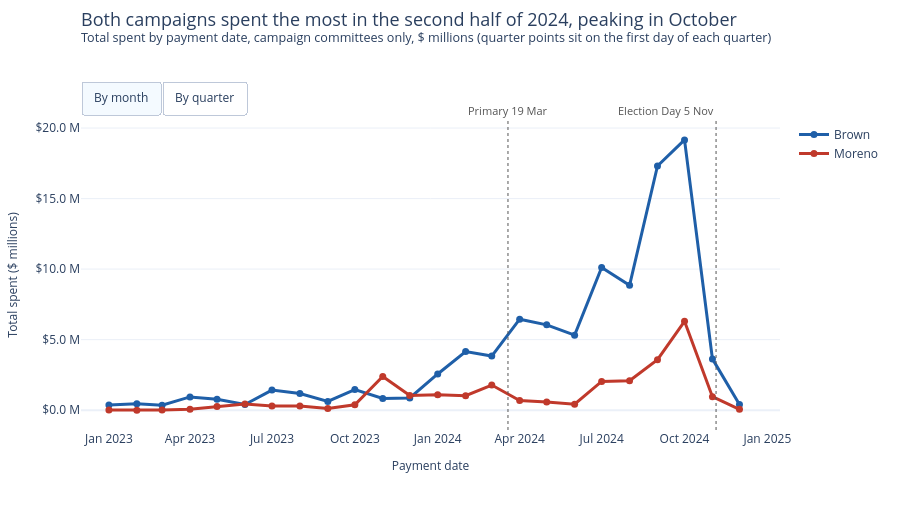

Notebook code cell kept with this figure:
### Code cell
# Chart 2: spending by month and quarter
month_dates = pd.to_datetime(monthly.index + "-01")
quarter_dates = pd.to_datetime([q[:4] + "-" + str((int(q[-1]) - 1) * 3 + 1).zfill(2) + "-01" for q in quarterly.index])
month_labels = list(month_dates.strftime("%b %Y"))
quarter_labels = [q[:4] + " Q" + q[-1] for q in quarterly.index]

fig = go.Figure()
for table, dates, labels, unit in [(monthly, month_dates, month_labels, "month"), (quarterly, quarter_dates, quarter_labels, "quarter")]:
    for who in ["Brown", "Moreno"]:
        fig.add_trace(go.Scatter(
            x=dates, y=table[who] / 1e6, name=who, mode="lines+markers", visible=(unit == "month"),
            line={"color": COLORS[who], "width": 3}, marker={"size": 7},
            text=labels, customdata=table[who].to_numpy(),
            hovertemplate=who + " (%{text}): $%{customdata:,.0f}<extra></extra>"))

fig.update_layout(hovermode="x unified", updatemenus=[{
    "type": "buttons", "direction": "right", "x": 0, "xanchor": "left", "y": 1.02, "yanchor": "bottom",
    "buttons": [{"label": "By month", "method": "update", "args": [{"visible": [True, True, False, False]}]},
                {"label": "By quarter", "method": "update", "args": [{"visible": [False, False, True, True]}]}]}])
style_chart(fig, "Both campaigns spent the most in the second half of 2024, peaking in October",
            "Total spent by payment date, campaign committees only, $ millions (quarter points sit on the first day of each quarter)",
            xtitle="Payment date", ytitle="Total spent ($ millions)", money=True)
fig.update_xaxes(range=["2022-12-01", "2025-01-15"])
add_key_dates(fig)
fig.write_html(OUT + "02_spending_over_time.html", include_plotlyjs="cdn")
fig.show()

### Figure 1 — Plotly figure (JSON) as saved in the notebook; plotly's stock layout.template omitted (floating-point values rounded to 4 significant figures)
{"data": [{"customdata": [358200.0, 449100.0, 343100.0, 937900.0, 776100.0, 395000.0, 1421000.0, 1176000.0, 615300.0, 1454000.0, 830300.0, 865200.0, 2564000.0, 4154000.0, 3833000.0, 6450000.0, 6048000.0, 5316000.0, 10120000.0, 8852000.0, 17310000.0, 19160000.0, 3634000.0, 400900.0], "hovertemplate": "Brown (%{text}): $%{customdata:,.0f}<extra></extra>", "line": {"color": "#1f5fa8", "width": 3}, "marker": {"size": 7}, "mode": "lines+markers", "name": "Brown", "text": ["Jan 2023", "Feb 2023", "Mar 2023", "Apr 2023", "May 2023", "Jun 2023", "Jul 2023", "Aug 2023", "Sep 2023", "Oct 2023", "Nov 2023", "Dec 2023", "Jan 2024", "Feb 2024", "Mar 2024", "Apr 2024", "May 2024", "Jun 2024", "Jul 2024", "Aug 2024", "Sep 2024", "Oct 2024", "Nov 2024", "Dec 2024"], "type": "scatter", "visible": true, "x": ["2023-01-01T00:00:00.000000", "2023-02-01T00:00:00.000000", "2023-03-01T00:00:00.000000", "2023-04-01T00:00:00.000000", "2023-05-01T00:00:00.000000", "2023-06-01T00:00:00.000000", "2023-07-01T00:00:00.000000", "2023-08-01T00:00:00.000000", "2023-09-01T00:00:00.000000", "2023-10-01T00:00:00.000000", "2023-11-01T00:00:00.000000", "2023-12-01T00:00:00.000000", "2024-01-01T00:00:00.000000", "2024-02-01T00:00:00.000000", "2024-03-01T00:00:00.000000", "2024-04-01T00:00:00.000000", "2024-05-01T00:00:00.000000", "2024-06-01T00:00:00.000000", "2024-07-01T00:00:00.000000", "2024-08-01T00:00:00.000000", "2024-09-01T00:00:00.000000", "2024-10-01T00:00:00.000000", "2024-11-01T00:00:00.000000", "2024-12-01T00:00:00.000000"], "y": [0.3582, 0.4491, 0.3431, 0.9379, 0.7761, 0.395, 1.421, 1.176, 0.6153, 1.454, 0.8303, 0.8652, 2.564, 4.154, 3.833, 6.45, 6.048, 5.316, 10.12, 8.852, 17.31, 19.16, 3.634, 0.4009]}, {"customdata": [870.7, 0.0, 4621.0, 62220.0, 250400.0, 427500.0, 297600.0, 291000.0, 112600.0, 381100.0, 2388000.0, 1036000.0, 1085000.0, 1025000.0, 1777000.0, 681800.0, 581500.0, 414900.0, 2035000.0, 2083000.0, 3576000.0, 6297000.0, 952100.0, 59490.0], "hovertemplate": "Moreno (%{text}): $%{customdata:,.0f}<extra></extra>", "line": {"color": "#c0392b", "width": 3}, "marker": {"size": 7}, "mode": "lines+markers", "name": "Moreno", "text": ["Jan 2023", "Feb 2023", "Mar 2023", "Apr 2023", "May 2023", "Jun 2023", "Jul 2023", "Aug 2023", "Sep 2023", "Oct 2023", "Nov 2023", "Dec 2023", "Jan 2024", "Feb 2024", "Mar 2024", "Apr 2024", "May 2024", "Jun 2024", "Jul 2024", "Aug 2024", "Sep 2024", "Oct 2024", "Nov 2024", "Dec 2024"], "type": "scatter", "visible": true, "x": ["2023-01-01T00:00:00.000000", "2023-02-01T00:00:00.000000", "2023-03-01T00:00:00.000000", "2023-04-01T00:00:00.000000", "2023-05-01T00:00:00.000000", "2023-06-01T00:00:00.000000", "2023-07-01T00:00:00.000000", "2023-08-01T00:00:00.000000", "2023-09-01T00:00:00.000000", "2023-10-01T00:00:00.000000", "2023-11-01T00:00:00.000000", "2023-12-01T00:00:00.000000", "2024-01-01T00:00:00.000000", "2024-02-01T00:00:00.000000", "2024-03-01T00:00:00.000000", "2024-04-01T00:00:00.000000", "2024-05-01T00:00:00.000000", "2024-06-01T00:00:00.000000", "2024-07-01T00:00:00.000000", "2024-08-01T00:00:00.000000", "2024-09-01T00:00:00.000000", "2024-10-01T00:00:00.000000", "2024-11-01T00:00:00.000000", "2024-12-01T00:00:00.000000"], "y": [0.0008707, 0.0, 0.004621, 0.06222, 0.2504, 0.4275, 0.2976, 0.291, 0.1126, 0.3811, 2.388, 1.036, 1.085, 1.025, 1.777, 0.6818, 0.5815, 0.4149, 2.035, 2.083, 3.576, 6.297, 0.9521, 0.05949]}, {"customdata": [1150000.0, 2109000.0, 3213000.0, 3150000.0, 10550000.0, 17810000.0, 36280000.0, 23200000.0], "hovertemplate": "Brown (%{text}): $%{customdata:,.0f}<extra></extra>", "line": {"color": "#1f5fa8", "width": 3}, "marker": {"size": 7}, "mode": "lines+markers", "name": "Brown", "text": ["2023 Q1", "2023 Q2", "2023 Q3", "2023 Q4", "2024 Q1", "2024 Q2", "2024 Q3", "2024 Q4"], "type": "scatter", "visible": false, "x": ["2023-01-01T00:00:00.000000", "2023-04-01T00:00:00.000000", "2023-07-01T00:00:00.000000", "2023-10-01T00:00:00.000000", "2024-01-01T00:00:00.000000", "2024-04-01T00:00:00.000000", "2024-07-01T00:00:00.000000", "2024-10-01T00:00:00.000000"], "y": [1.15, 2.109, 3.213, 3.15, 10.55, 17.81, 36.28, 23.2]}, {"customdata": [5491.0, 740100.0, 701200.0, 3806000.0, 3887000.0, 1678000.0, 7694000.0, 7309000.0], "hovertemplate": "Moreno (%{text}): $%{customdata:,.0f}<extra></extra>", "line": {"color": "#c0392b", "width": 3}, "marker": {"size": 7}, "mode": "lines+markers", "name": "Moreno", "text": ["2023 Q1", "2023 Q2", "2023 Q3", "2023 Q4", "2024 Q1", "2024 Q2", "2024 Q3", "2024 Q4"], "type": "scatter", "visible": false, "x": ["2023-01-01T00:00:00.000000", "2023-04-01T00:00:00.000000", "2023-07-01T00:00:00.000000", "2023-10-01T00:00:00.000000", "2024-01-01T00:00:00.000000", "2024-04-01T00:00:00.000000", "2024-07-01T00:00:00.000000", "2024-10-01T00:00:00.000000"], "y": [0.005491, 0.7401, 0.7012, 3.806, 3.887, 1.678, 7.694, 7.309]}], "layout": {"annotations": [{"font": {"color": "#555555", "size": 11}, "showarrow": false, "text": "Primary 19 Mar", "x": "2024-03-19", "xanchor": "center", "xref": "x", "y": 1, "yanchor": "bottom", "yref": "paper"}, {"font": {"color": "#555555", "size": 11}, "showarrow": false, "text": "Election Day 5 Nov", "x": "2024-11-05", "xanchor": "right", "xref": "x", "y": 1, "yanchor": "bottom", "yref": "paper"}], "font": {"size": 12}, "height": 520, "hovermode": "x unified", "legend": {"orientation": "v", "x": 1.02, "xanchor": "left", "y": 1, "yanchor": "top"}, "margin": {"b": 90, "l": 70, "r": 120, "t": 120}, "shapes": [{"line": {"color": "#555555", "dash": "dot", "width": 1}, "type": "line", "x0": "2024-03-19", "x1": "2024-03-19", "xref": "x", "y0": 0, "y1": 1, "yref": "paper"}, {"line": {"color": "#555555", "dash": "dot", "width": 1}, "type": "line", "x0": "2024-11-05", "x1": "2024-11-05", "xref": "x", "y0": 0, "y1": 1, "yref": "paper"}], "title": {"font": {"size": 18}, "text": "Both campaigns spent the most in the second half of 2024, peaking in October<br><sup>Total spent by payment date, campaign committees only, $ millions (quarter points sit on the first day of each quarter)</sup>", "x": 0, "xanchor": "left", "xref": "paper", "y": 0.95, "yanchor": "top"}, "updatemenus": [{"buttons": [{"args": [{"visible": [true, true, false, false]}], "label": "By month", "method": "update"}, {"args": [{"visible": [false, false, true, true]}], "label": "By quarter", "method": "update"}], "direction": "right", "type": "buttons", "x": 0, "xanchor": "left", "y": 1.02, "yanchor": "bottom"}], "xaxis": {"range": ["2022-12-01", "2025-01-15"], "showgrid": false, "tickfont": {"size": 12}, "title": {"font": {"size": 12}, "text": "Payment date"}}, "yaxis": {"tickfont": {"size": 12}, "tickformat": ".1f", "tickprefix": "$", "ticksuffix": " M", "title": {"font": {"size": 12}, "text": "Total spent ($ millions)"}}}}
